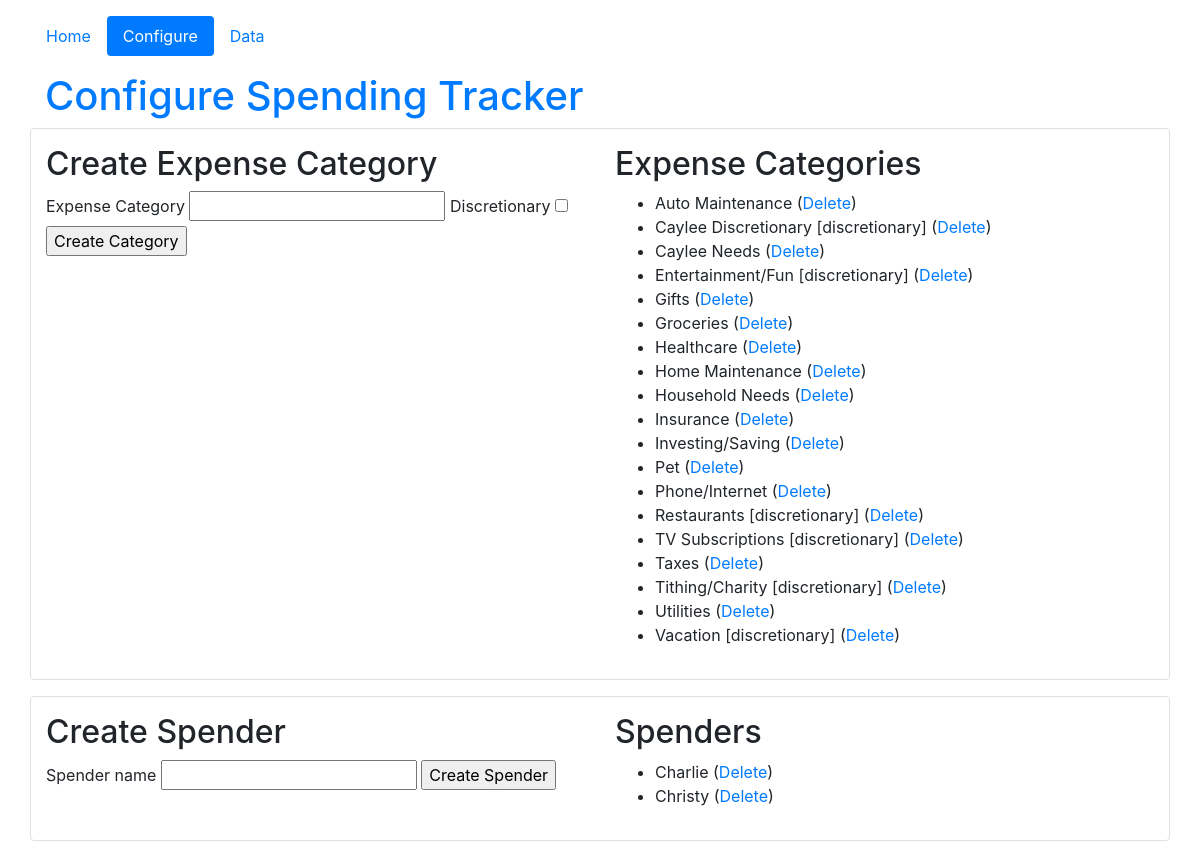
The page /configure on the database its author committed.
### tracker_app/models.py (models this page shows, shortened)
class Category(db.Model):
	categoryId = db.Column(db.Integer, primary_key=True)
	expenseCategory = db.Column(db.String(50), unique=True, nullable=False)
	discretionary = db.Column(db.Boolean, nullable=False)
	expenses = db.relationship("Expense", backref="myCategory")

class User(db.Model):
    userId = db.Column(db.Integer, primary_key=True)
    username = db.Column(db.String(20), unique=True, nullable=False)
    expenses = db.relationship("Expense", backref="spender")

### tracker_app/routes.py (the view)
@app.route("/configure", methods=["GET","POST"])
def configure():
	newUserForm = forms.NewUserForm()
	newCategoryForm = forms.NewCategoryForm()
	if newUserForm.validate_on_submit():
		user = User(username=newUserForm.username.data)
		db.session.add(user)
		db.session.commit()
		flash(f"User '{user.username}' has been successfully added", "success")
		return redirect(url_for('configure'))
	if newCategoryForm.validate_on_submit():
		cat = Category(expenseCategory=newCategoryForm.category.data, discretionary=newCategoryForm.discretionary.data)
		db.session.add(cat)
		db.session.commit()
		flash(f"User '{cat.expenseCategory}' has been successfully added", "success")
		return redirect(url_for('configure'))
	return render_template('configure.html', users=User.query.order_by(User.username).all(), newUserForm=newUserForm,
				newCategoryForm=newCategoryForm, categories=Category.query.order_by(Category.expenseCategory).all())

### tracker_app/forms.py
class NewUserForm(FlaskForm):
	username = 	StringField('Spender name', validators=[DataRequired()])
	submit = SubmitField('Create Spender')

class NewCategoryForm(FlaskForm):
	category = StringField('Expense Category', validators=[DataRequired()])
	discretionary = BooleanField('Discretionary', default=False)
	submit = SubmitField('Create Category')

### tracker_app/templates/configure.html (shortened to what this page needs)
{% extends 'layout.html' %}
{% set activePage = "configure" %}
{% block content %}
<h1 class="text-primary">Configure Spending Tracker</h1>
<div class="row border rounded py-3" id="expenses-config">
	<div class="col-lg">
		<h2>Create Expense Category</h2>
		<form method="POST" action={{ url_for('configure') }}>
			{{ newCategoryForm.category.label }} {{ newCategoryForm.category(size=20) }}
			{{ newCategoryForm.discretionary.label }} {{ newCategoryForm.discretionary }}<br>
			{{ newCategoryForm.submit }}
		</form>
	</div>
	<div class="col-lg">
		<h2>Expense Categories</h2>
		<ul>
			{% for cat in categories %}
				<li>{{ cat.expenseCategory }}
					{% if cat.discretionary %}[discretionary]{% endif %}
					(<a href={{ url_for('deleteCategory', categoryId=cat.categoryId) }}>Delete</a>)
				 </li>
			{% endfor %}
		</ul>
	</div>
</div>
<div class="row border rounded my-3 py-3" id="users-config">
	<div class="col-sm">
		<h2>Create Spender</h2>
		<form method="POST" action={{ url_for('configure') }}>
			{{ newUserForm.username.label }} {{ newUserForm.username(size=20) }}
			{{ newUserForm.submit }}
		</form>
	</div>
	<div class="col-sm">
		<h2>Spenders</h2>
		<ul>
			{% for user in users %}
				<li>{{ user.username }} (<a href={{ url_for('deleteUser', userId=user.userId) }}>Delete</a>)</li>
			{% endfor %}
		</ul>
	</div>
</div>
{% endblock %}

### tracker_app/templates/layout.html (shortened to what this page needs)
<!DOCTYPE html>
<html lang="en">
<head>
<link rel="stylesheet" href="https://stackpath.bootstrapcdn.com/bootstrap/4.5.0/css/bootstrap.min.css">
</head>
<body>
	<div class="container">
		<div class="row my-3" id="sitenav">
			<nav class="nav nav-pills nav-fill">
				{% set navigation_bar = [
					('home', 'Home'),
					('configure', 'Configure'),
					('showData', 'Data')
				] %}
				{% for id, text in navigation_bar %}
					<a class="nav-item nav-link {% if id == activePage %} active{% endif %}" href="{{ url_for(id) }}">{{ text }}</a>
				{% endfor %}
			</nav>
		</div>
		<div class="row" id="content">
			<div class="col-lg">
				{% block content %}{% endblock %}
			</div>
		</div>
	</div>
</body>
</html>

### rows shown on the page
Category: expenseCategory "Auto Maintenance"
Category: expenseCategory "Caylee Discretionary", discretionary "[discretionary]"
Category: expenseCategory "Caylee Needs"
Category: expenseCategory "Entertainment/Fun", discretionary "[discretionary]"
Category: expenseCategory "Gifts"
Category: expenseCategory "Groceries"
Category: expenseCategory "Healthcare"
Category: expenseCategory "Home Maintenance"
Category: expenseCategory "Household Needs"
Category: expenseCategory "Insurance"
Category: expenseCategory "Investing/Saving"
Category: expenseCategory "Pet"
Category: expenseCategory "Phone/Internet"
Category: expenseCategory "Restaurants", discretionary "[discretionary]"
Category: expenseCategory "TV Subscriptions", discretionary "[discretionary]"
Category: expenseCategory "Taxes"
Category: expenseCategory "Tithing/Charity", discretionary "[discretionary]"
Category: expenseCategory "Utilities"
Category: expenseCategory "Vacation", discretionary "[discretionary]"
User: username "Charlie"
User: username "Christy"

### other values the page prints
{{ text }} "Home" "Configure" "Data"
{{ newCategoryForm.category.label }} "Expense Category"
{{ newCategoryForm.discretionary.label }} "Discretionary"
{{ newUserForm.username.label }} "Spender name"
